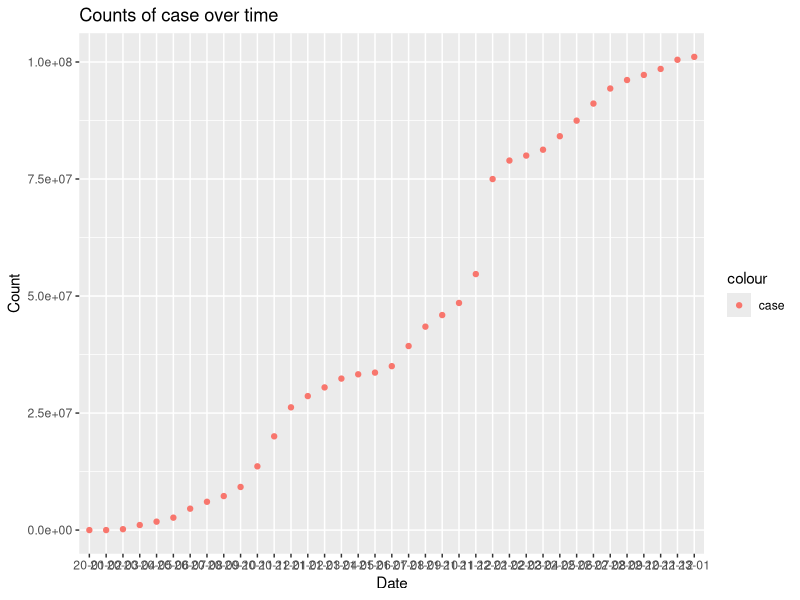
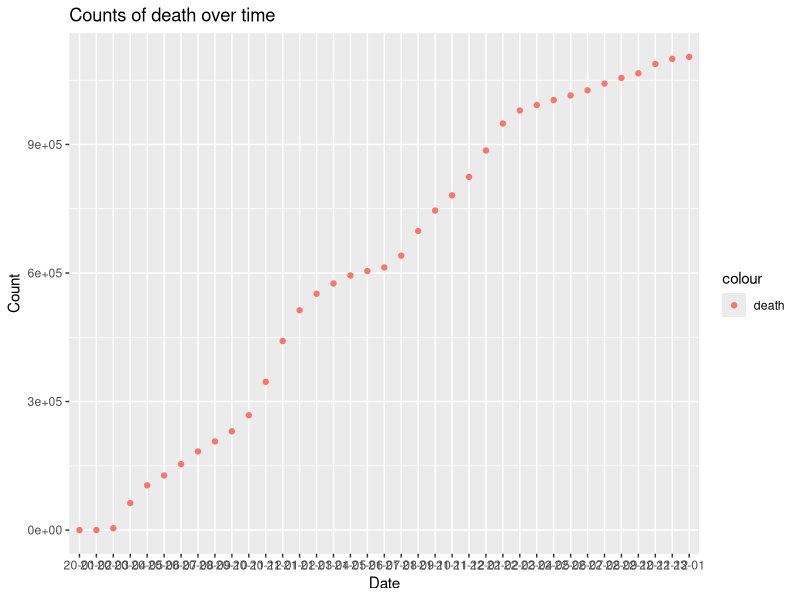
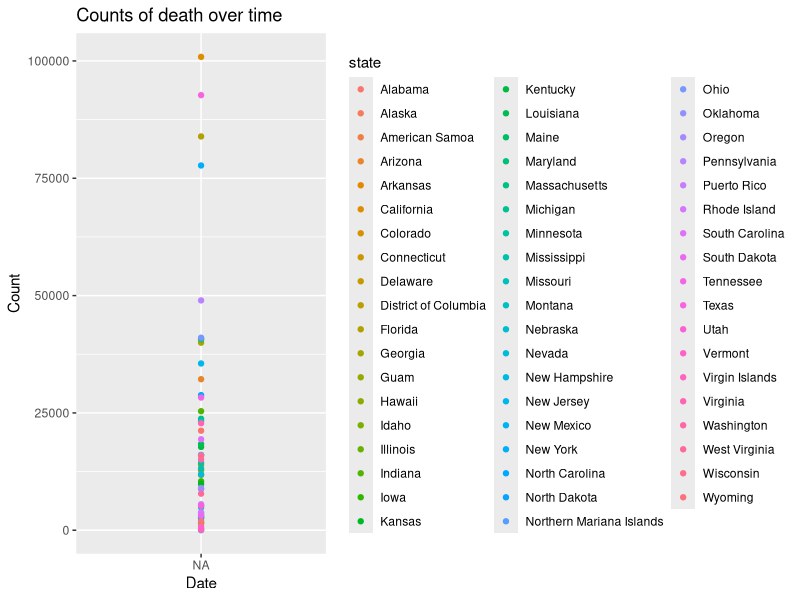

These figures' R source, in order:
## ---- chunk 1
knitr::opts_chunk$set(echo = TRUE)
## ---- chunk 2
library(tidyr)        # creating tidy data
library(dplyr)        # transforming data
library(ggplot2)      # plot data
library(lubridate)    #optimize the date
## ---- chunk 3
State <- read.csv("us-states.csv")
US <- read.csv("us.csv")
dim(State) # dimention of data
dim(US)
## ---- chunk 4
sum(is.na(State))
sum(is.na(US))
## ---- chunk 5
US$date <- ymd(US$date)
US$date <- format(US$date, "%y-%m") # transform the time range from date to month.
US_month <- US %>%
  group_by(date) %>%
  summarize(case = max(cases), death = max(deaths)) %>%
  ungroup() # simplify the data with total case and death at the end of the month
## ---- chunk 6
State$date <- ymd(State$date)
State$date <- format(State$date, "%y-%m")
State_month <- State %>%
  select(-fips) %>% 
  group_by(date,state) %>%
  summarize(case = max(cases), death = max(deaths)) %>% 
  ungroup()
State_month <- State_month %>% filter(date != "20-01" & date != "20-02" & date != "23-01")

# The data of these two month in 2020 were vacant in most states, the date in of Jan. in 2023 is fewer.
## ---- chunk 7
ggplot(US_month, aes(x = date, y = case, color = "case")) + 
  geom_point() + 
  ggtitle("Counts of case over time") +
  xlab("Date") +
  ylab("Count") # The case development was roar 2021
## ---- chunk 8
ggplot(US_month, aes(x = date, y = death, color = "death")) + 
  geom_point() + 
  ggtitle("Counts of death over time") +
  xlab("Date") +
  ylab("Count") # The death number is alike the graph of case
## ---- chunk 9
State_month$date <- ymd(State_month$date)
State_month$date <- format(State_month$date, "%y")
State_month <- State_month %>%
  group_by(date,state) %>%
  summarize(case = max(case), death = max(death)) %>% 
  ungroup()
## ---- chunk 10
ggplot(State_month, aes(x = date, y = death, color = state)) + 
  geom_point() + 
  ggtitle("Counts of death over time") +
  xlab("Date") +
  ylab("Count")
